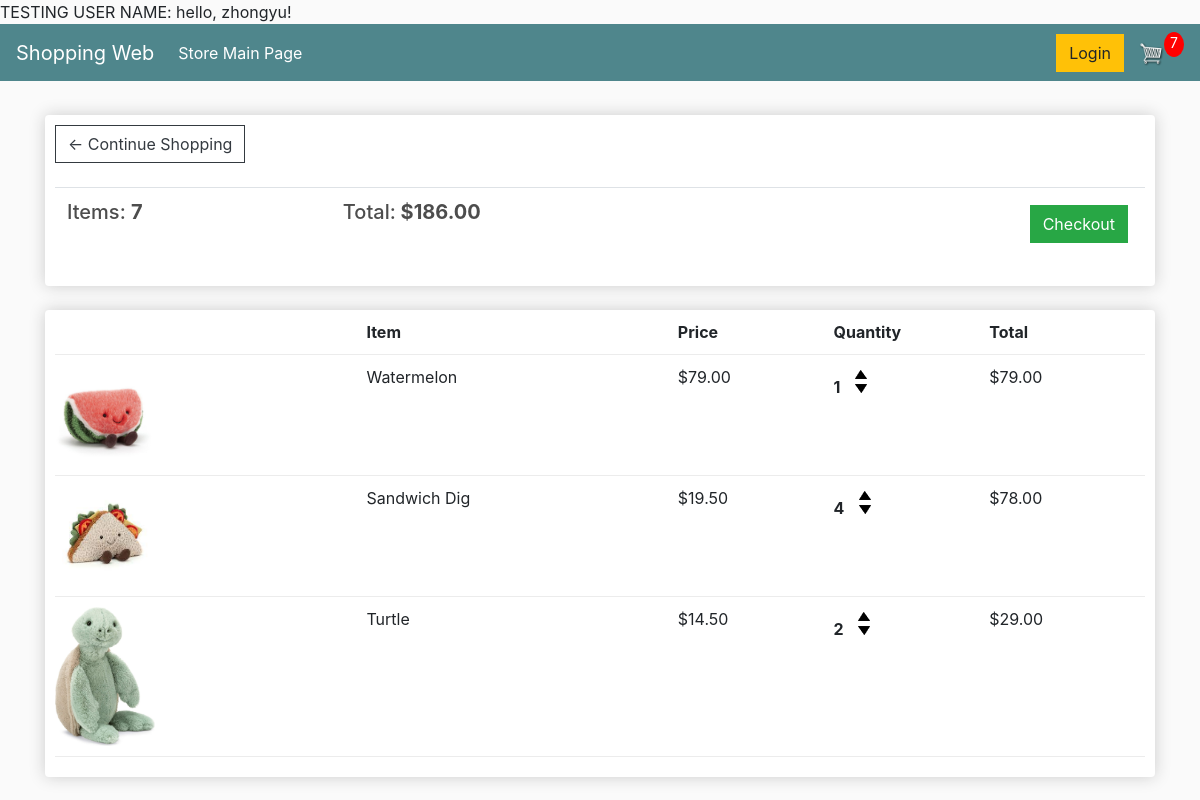
The app's page /cart/ (signed in) with its own data.
### store/models.py (models this page shows, shortened)
class Order(models.Model):# summary of the cart
    customer = models.ForeignKey(Customer, on_delete=models.SET_NULL, null=True,blank=True)# customer 1:n relationship. If the Customer is delete, we dont want to delete the order
    date_ordered = models.DateTimeField(auto_now_add=True)
    complete =models.BooleanField(default=False)
    transaction_id = models.CharField(max_length=100, null=True)
    @property
    def get_cart_total(self):# get the total item number in the cart/order
        orderitems = self.orderitem_set.all()
        total = sum([item.get_total for item in orderitems]) #call function under Orderitem
        return total # retrurn total price
    @property
    def get_cart_items(self):  # get the total item number in the cart/order
        orderitems = self.orderitem_set.all()
        total = sum([item.quantity for item in orderitems])
        return total

class OrderItem(models.Model):# for each item in the cart
    product = models.ForeignKey(Product,on_delete=models.SET_NULL, null = True)
    order = models.ForeignKey(Order,on_delete=models.SET_NULL, null = True)
    quantity = models.IntegerField(default=0,null=True,blank=True)
    date_added = models.DateTimeField(auto_now_add=True)
    @property
    def get_total(self):#get total price for each item in the order
        total = self.product.price * self.quantity
        return total

class Product(models.Model):
    name = models.CharField(max_length=200, null = True)
    price = models.DecimalField(max_digits=7,decimal_places=2)
    digital = models.BooleanField(default= False, null = True, blank=True) #if the item is digital that no shipping needed
    image = models.ImageField(null=True,blank=True)

### store/views.py (the view)
# urls.py: path('cart/', cart_view, name = 'cart'),
def cart_view(request):
    if request.user.is_authenticated:
        customer = request.user.customer
        order,created = Order.objects.get_or_create(customer = customer,complete=False)# try:get expect: create&save
        items = order.orderitem_set.all()# get all the order items with order as a parent
        cartItems = order.get_cart_items
    else:
        cookieData = cookieCart(request)
        cartItems = cookieData['cartItems']
        order =cookieData['order']
        items = cookieData['items']
        print(f'cookieData:{cookieData}')
    products = Product.objects.all()
    context = {'items':items,'order':order, 'cartItems': cartItems}
    return render(request,'store/cart.html',context)

### store/templates/store/cart.html
{% extends 'store/main.html' %}
{% load static %}
{% block content %}
	<div class="row">
		<div class="col-lg-12">
			<div class="box-element">
				<a  class="btn btn-outline-dark" href="{% url 'store' %}">&#x2190; Continue Shopping</a>
				<br>
				<br>
				<table class="table">
					<tr>
						<th><h5>Items: <strong>{{ order.get_cart_items }}</strong></h5></th>
						<th><h5>Total:<strong> ${{ order.get_cart_total|floatformat:2}}</strong></h5></th>
						<th>
							<a  style="float:right; margin:5px;" class="btn btn-success" href="{% url 'checkout' %}">Checkout</a>
						</th>
					</tr>
				</table>
			</div>
			<br>
			<div class="box-element">
				<div class="cart-row">
					<div style="flex:2"></div>
					<div style="flex:2"><strong>Item</strong></div>
					<div style="flex:1"><strong>Price</strong></div>
					<div style="flex:1"><strong>Quantity</strong></div>
					<div style="flex:1"><strong>Total</strong></div>
				</div>
                {%  for item in items %}
				<div class="cart-row">
					<div style="flex:2"><img class="row-image" src="{{item.product.image.url}} "></div>
					<div style="flex:2"><p>{{ item.product.name}}</p></div>
					<div style="flex:1"><p>${{item.product.price |floatformat:2}}</p></div>
					<div style="flex:1">
						<p class="quantity">{{ item.quantity }}</p>
						<div class="quantity">
							<img data-product = "{{ item.product.id }}" data-action = "add" class="chg-quantity update-cart" src="{% static  'images/arrow-up.png' %}">
							<img  data-product = "{{ item.product.id }}" data-action = "remove" class="chg-quantity update-cart" src="{% static  'images/arrow-down.png' %}">
						</div>
					</div>
					<div style="flex:1"><p>${{ item.get_total }}</p></div>
				</div>
                {% endfor %}
			</div>
		</div>
	</div>
{% endblock content %}

### store/templates/store/main.html (shortened to what this page needs)
<!DOCTYPE html>
{% load static %}
<html>
<head>
	<link rel="stylesheet" href="https://stackpath.bootstrapcdn.com/bootstrap/4.4.1/css/bootstrap.min.css">
	<link rel="stylesheet" type="text/css" href="{% static 'css/main.css' %}">
    TESTING USER NAME: hello, {{ request.user }}!
</head>
<body>
	<nav class="navbar navbar-expand-lg navbar-dark bg-dark">
	  <a class="navbar-brand" href="{% url 'store' %}">Shopping Web</a>
	  <div class="collapse navbar-collapse" id="navbarSupportedContent">
	    <ul class="navbar-nav mr-auto">
	      <li class="nav-item active">
	        <a class="nav-link" href="{% url 'store' %}">Store Main Page <span class="sr-only">(current)</span></a>
	      </li>
	    </ul>
	    <div class="form-inline my-2 my-lg-0">
	     	<a href="#"class="btn btn-warning">Login</a>
	     	<a href="{% url 'cart' %}">
	    		<img  id="cart-icon" src="{% static 'images/cart.png' %}">
	    	</a>
	    	<p id="cart-total">{{ cartItems }}</p>
	    </div>
	  </div>
	</nav>
     <div class="container">
            <br>
            {% block content %}{% endblock content %}
         </div>
</body>
</html>

### static/css/main.css (style rules this page uses)
body { background-color: hsl(0, 0%, 98%); }
h1,h2,h3,h4,h5,h6 { color:hsl(0, 0%, 30%); }
.box-element { box-shadow:hsl(0, 0%, 80%) 0 0 16px; background-color: #fff; border-radius: 4px; padding: 10px; }
.bg-dark { background-color: #4f868c!important; }
#cart-icon { width:25px; display: inline-block; margin-left: 15px; }
#cart-total { display: block; text-align: center; color:white; background-color: red; width: 20px; height: 25px; border-radius: 50%; font-size: 14px; }
.col-lg-4, .col-lg-6, .col-lg-8, .col-lg-12 { margin-top: 10px; }
.btn { border-radius: 0; }
.row-image { width: 100px; }
.cart-row { display: flex; align-items: flex-stretch; padding-bottom: 10px; margin-bottom: 10px; border-bottom: 1px solid #ececec; }
.quantity { display: inline-block; font-weight: 700; padding-right:10px; }
.chg-quantity { width: 12px; cursor: pointer; display: block; margin-top: 5px; transition:.1s; }

### records on screen
Order: get_cart_items "7", get_cart_total "186.00"
OrderItem: product.image (picture), product.name "Watermelon", product.price "79.00", quantity "1", get_total "79.00"
OrderItem: product.image (picture), product.name "Sandwich Dig", product.price "19.50", quantity "4", get_total "78.00"
OrderItem: product.image (picture), product.name "Turtle", product.price "14.50", quantity "2", get_total "29.00"

### other values on screen
{{ request.user }} "zhongyu"
{{ cartItems }} "7"
